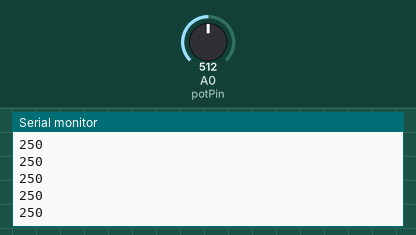
Bench run of a sketch on a simulated Arduino Uno, built with avr-gcc and run on an emulated ATmega328P. On the bench: the last lines printed to the serial monitor. Inputs (shaded band) come from the test bench; at power-on: A0 (potPin) = 512.

Above: at 1.2 s.
1.3 s: A0 (potPin) set to 716
At 2.2 s:
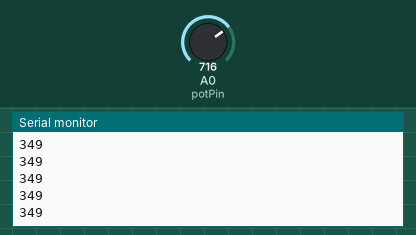
2.8 s: A0 (potPin) set to 900
At 3.6 s:
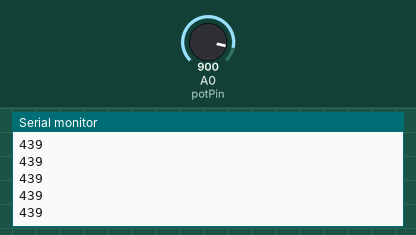
Timing chart, 0 to 5.8 s (numbered marks = the images above; inputs shaded):
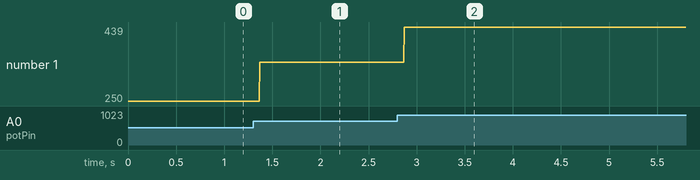

Measured:
- after the input at 1.3 s, the serial monitor: prints a new line after 0.07 s (image 1)
- after the input at 2.8 s, the serial monitor: prints a new line after 0.07 s (image 2)
- plotted number 1: 250 → 349 after the input at 1.3 s, 349 → 439 after the input at 2.8 s

The sketch:

wavesArduino1.ino
```cpp
const int potPin = A0;
int numbers2;

void setup() {
  // put your setup code here, to run once:
  pinMode(potPin, INPUT);
  Serial.begin(9600);
}

void loop() {

  numbers2 = analogRead(A0);
  numbers2 = map((int)numbers2, 0, 1023, 0, 500);
  Serial.println(numbers2);

}
```
